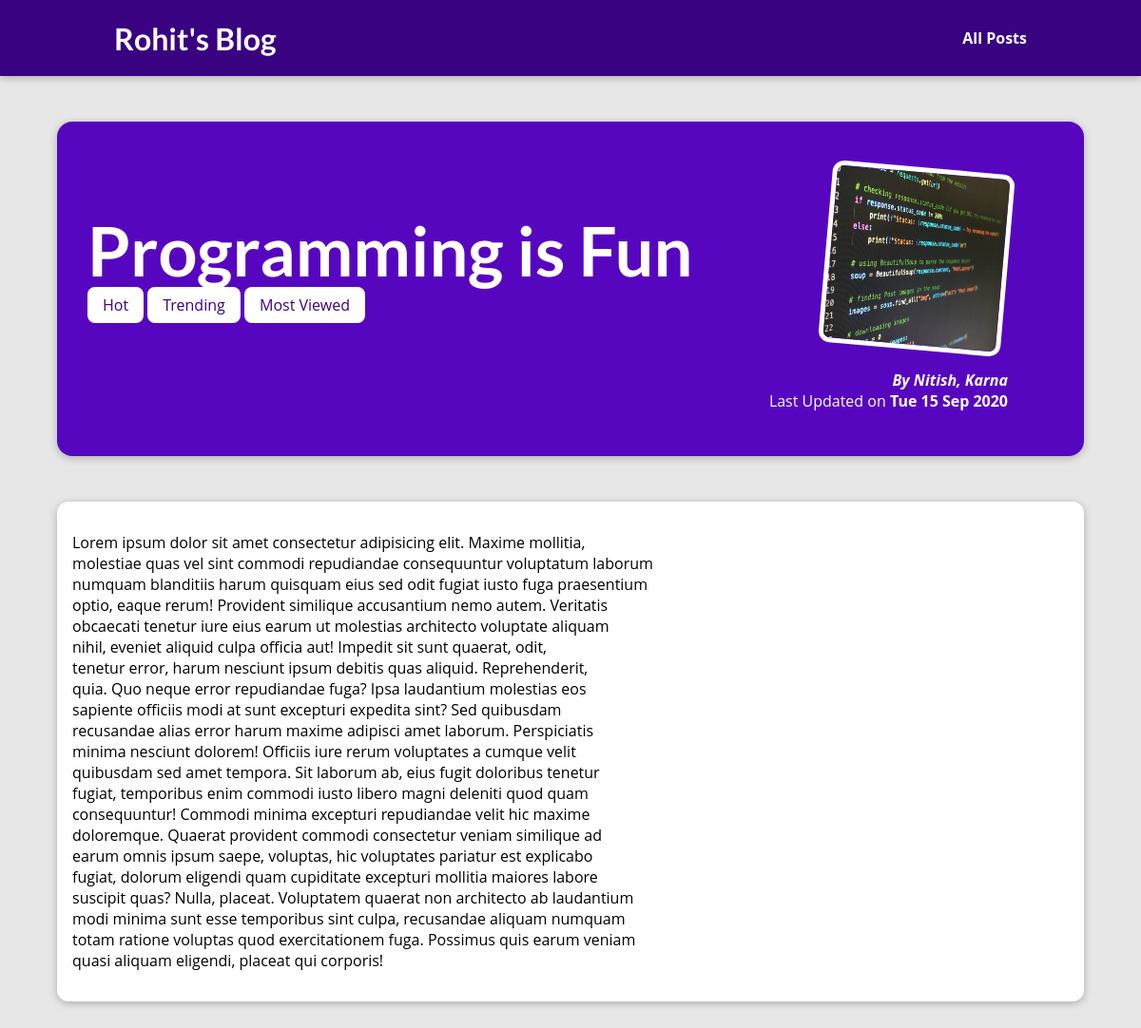
Page /posts/programming-is-fun on the committed database.
### blog/models.py (models this page shows, shortened)
class Post(models.Model):
    title = models.CharField(max_length=50)
    excerpt = models.CharField(max_length=255)
    image_name = models.CharField(max_length=100)
    date = models.DateField(auto_now=True)
    slug = models.SlugField(unique=True, null=False, db_index=True)
    content = models.TextField(null=False)
    author = models.ForeignKey(Author, on_delete=models.SET_NULL, related_name="posts", null=True)
    tag = models.ManyToManyField(Tag)

class Tag(models.Model):
    caption = models.CharField(max_length=50)

class Author(models.Model):
    first_name = models.CharField(max_length=50)
    last_name = models.CharField(max_length=50)
    email_address = models.EmailField(max_length=50)
    def __str__(self):
        return f"{self.first_name}, {self.last_name}"

### blog/views.py (the view)
# urls.py: path("posts/<slug:slug>", views.post_detail, name="post-detail-page")
def post_detail(request, slug):
    identified_post = get_object_or_404(Post, slug=slug)
    return render(request, "blog/post-detail.html", {
        "post": identified_post,
        "post_tags": identified_post.tag.all()
    })

### blog/templates/blog/post-detail.html (shortened to what this page needs)
{% extends 'base.html' %}
{% load static %}
{% block css_files %}
    <link rel="stylesheet" href="{% static 'blog/post-detail.css' %}">
{% endblock css_files %}
{% block content %}
    <section id="summary">
        <h2>{{ post.title }}</h2>
        <div>
            {% for tag in post_tags %}
                <span class="tag">{{ tag.caption }}</span>
            {% endfor %}
        </div>
        <article>
            <img src="{% static 'blog/images/'|add:post.image_name %}" alt="{{ post.title }}">
            <address>By <a href="mailto:{{ post.author.email_address }}">{{ post.author }}</a></address>
            <div>
                Last Updated on <time>{{ post.date|date:'D d M Y' }}</time>
            </div>
        </article>
    </section>
    <main>
        {{ post.content|linebreaks }}
    </main>
{% endblock content %}

### templates/base.html (shortened to what this page needs)
{% load static %}
<!DOCTYPE html>
<html lang="en">
<head>
    <link rel="stylesheet" href="{% static 'app.css' %}">
    {% block css_files %}{% endblock css_files %}
</head>
<body>
    <header id="main-navigation">
        <h1>
          <a href="{% url 'index-page' %}">Rohit's Blog</a>
        </h1>
        <nav>
          <a href="{% url 'posts-page' %}">All Posts</a>
        </nav>
      </header>
    {% block content %}
    {% endblock content %}
</body>
</html>

### static/app.css (style rules this page uses)
* { box-sizing: border-box; }
html { font-family: 'Open Sans', 'Lato', sans-serif; }
body { margin: 0; }
h1, h2, h3 { font-family: 'Lato', sans-serif; font-weight: bold; }
#main-navigation { width: 100%; height: 5rem; display: flex; justify-content: space-between; align-items: center; padding: 0 10%; position: absolute; top: 0; left: 0; }
#main-navigation a { text-decoration: none; color: white; font-weight: bold; }

### blog/static/blog/post-detail.css (style rules this page uses)
body { background-color: #e7e7e7; }
#main-navigation { background-color: #390281; box-shadow: 0 2px 8px rgba(0, 0, 0, 0.25); }
#summary { margin: 8rem auto 3rem auto; padding: 2rem; width: 90%; max-width: 90rem; border-radius: 16px; background-color: #5706c0; position: relative; box-shadow: 0 2px 8px rgba(0, 0, 0, 0.25); height: 22rem; }
#summary h2 { color: white; font-size: 4.5rem; margin-bottom: 0.25rem; }
#summary article { position: absolute; top: 2rem; right: 3rem; padding: 1rem 2rem; border-radius: 12px; text-align: right; color: white; }
#summary article img { width: 12rem; height: 12rem; border-radius: 12px; transform: rotateZ(5deg); border: 5px solid white; margin-bottom: 1rem; }
#summary address { font-weight: bold; }
#summary a { color: white; text-decoration: none; }
#summary time { font-weight: bold; }
main { width: 90%; max-width: 90rem; margin: 3rem auto; background-color: white; padding: 1rem; border-radius: 12px; box-shadow: 0 2px 8px rgba(0, 0, 0, 0.25); }
.tag { background-color: white; color: #390281; padding: 0.5rem 1rem; border-radius: 8px; }

### rows in the picture
Post: title "Programming is Fun", image_name (picture), author "Nitish, Karna", date "Tue 15 Sep 2020", content "Lorem ipsum dolor sit amet consectetur adipisicing elit. Maxime mollitia, molestiae quas vel sint commodi repudiandae consequuntur voluptatum laborum numquam blanditiis harum quisquam eius sed odit fugiat iusto fuga praesentium optio, eaque rerum! Provident similique accusantium nemo autem. Veritatis obcaecati tenetur iure eius earum ut molestias architecto voluptate aliquam nihil, eveniet aliquid culpa officia aut! Impedit sit sunt quaerat, odit, tenetur error, harum nesciunt ipsum debitis quas aliquid. Reprehenderit, quia. Quo neque error repudiandae fuga? Ipsa laudantium molestias eos sapiente officiis modi at sunt excepturi expedita sint? Sed quibusdam recusandae alias error harum…"
Tag: caption "Hot"
Tag: caption "Trending"
Tag: caption "Most Viewed"
